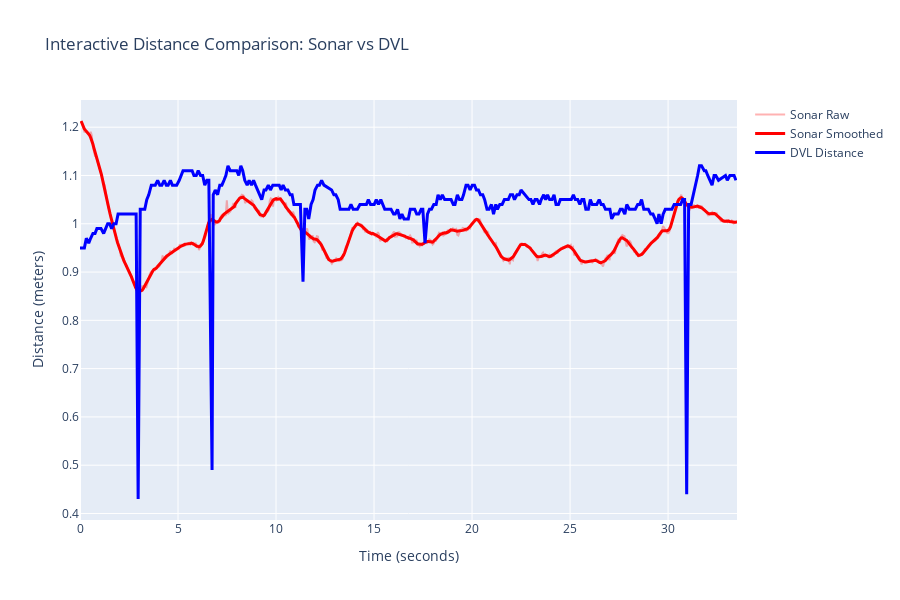

Notebook code cell kept with this figure:
### Code cell
fig, comparison_stats = iau.ComparisonEngine.compare_sonar_vs_dvl(distance_results, raw_data, sonar_coverage_m=sonar_coverage_meters, sonar_image_size=image_shape[0], use_plotly=True)
fig.show()

### Figure 1 — Plotly figure (JSON) as saved in the notebook; plotly's stock layout.template omitted (floating-point values rounded to 4 significant figures; data arrays with more than 128 entries replaced by an {"elided": "..."} marker saying what was removed)
{"data": [{"line": {"color": "rgba(255,0,0,0.3)"}, "mode": "lines", "name": "Sonar Raw", "type": "scatter", "x": {"elided": "613 float values"}, "xaxis": "x", "y": {"elided": "613 float values"}, "yaxis": "y"}, {"line": {"color": "red", "width": 3}, "mode": "lines", "name": "Sonar Smoothed", "type": "scatter", "x": {"elided": "613 float values"}, "xaxis": "x", "y": {"elided": "613 float values"}, "yaxis": "y"}, {"line": {"color": "blue", "width": 3}, "mode": "lines", "name": "DVL Distance", "type": "scatter", "x": {"elided": "299 float values"}, "xaxis": "x", "y": {"elided": "299 float values"}, "yaxis": "y"}], "layout": {"height": 600, "hovermode": "x unified", "title": {"text": "Interactive Distance Comparison: Sonar vs DVL"}, "xaxis": {"anchor": "y", "domain": [0, 1], "showgrid": true, "title": {"text": "Time (seconds)"}}, "yaxis": {"anchor": "x", "domain": [0, 1], "showgrid": true, "title": {"text": "Distance (meters)"}}}}
